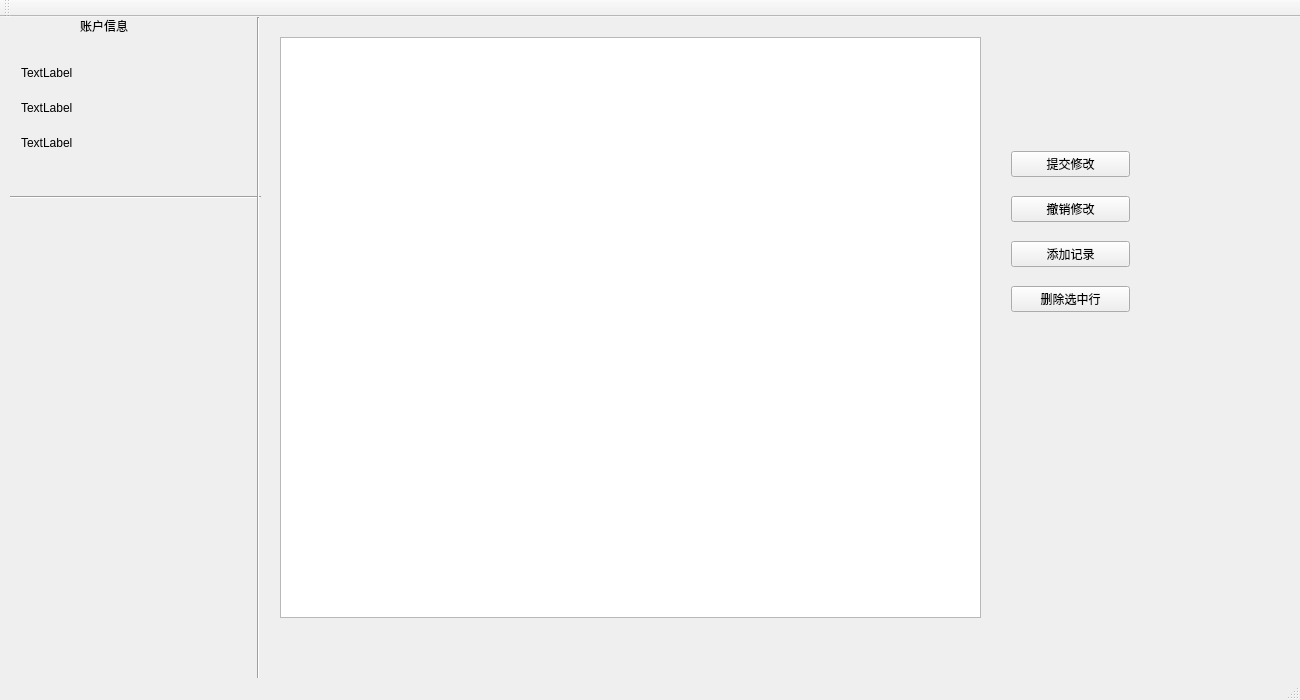
<?xml version="1.0" encoding="UTF-8"?>
<ui version="4.0">
 <class>MainWindow</class>
 <widget class="QMainWindow" name="MainWindow">
  <property name="enabled">
   <bool>true</bool>
  </property>
  <property name="geometry">
   <rect>
    <x>0</x>
    <y>0</y>
    <width>1300</width>
    <height>700</height>
   </rect>
  </property>
  <property name="mouseTracking">
   <bool>false</bool>
  </property>
  <property name="windowTitle">
   <string>MainWindow</string>
  </property>
  <property name="layoutDirection">
   <enum>Qt::LeftToRight</enum>
  </property>
  <widget class="QWidget" name="centralWidget">
   <widget class="QWidget" name="widget" native="true">
    <property name="geometry">
     <rect>
      <x>270</x>
      <y>0</y>
      <width>1021</width>
      <height>631</height>
     </rect>
    </property>
    <property name="autoFillBackground">
     <bool>true</bool>
    </property>
    <widget class="QTableView" name="tableView">
     <property name="geometry">
      <rect>
       <x>10</x>
       <y>20</y>
       <width>701</width>
       <height>581</height>
      </rect>
     </property>
     <property name="autoFillBackground">
      <bool>true</bool>
     </property>
    </widget>
    <widget class="QLabel" name="table_name">
     <property name="geometry">
      <rect>
       <x>320</x>
       <y>10</y>
       <width>67</width>
       <height>17</height>
      </rect>
     </property>
     <property name="text">
      <string/>
     </property>
    </widget>
    <widget class="QWidget" name="verticalLayoutWidget_2">
     <property name="geometry">
      <rect>
       <x>730</x>
       <y>110</y>
       <width>141</width>
       <height>211</height>
      </rect>
     </property>
     <layout class="QVBoxLayout" name="verticalLayout_3">
      <item>
       <widget class="QPushButton" name="pB_submit">
        <property name="text">
         <string>提交修改</string>
        </property>
       </widget>
      </item>
      <item>
       <widget class="QPushButton" name="pB_cancel">
        <property name="text">
         <string>撤销修改</string>
        </property>
       </widget>
      </item>
      <item>
       <widget class="QPushButton" name="pB_add">
        <property name="text">
         <string>添加记录</string>
        </property>
       </widget>
      </item>
      <item>
       <widget class="QPushButton" name="pB_delete">
        <property name="text">
         <string>删除选中行</string>
        </property>
       </widget>
      </item>
     </layout>
    </widget>
   </widget>
   <widget class="QLabel" name="label">
    <property name="geometry">
     <rect>
      <x>80</x>
      <y>0</y>
      <width>67</width>
      <height>17</height>
     </rect>
    </property>
    <property name="text">
     <string>账户信息</string>
    </property>
   </widget>
   <widget class="QWidget" name="verticalLayoutWidget">
    <property name="geometry">
     <rect>
      <x>10</x>
      <y>210</y>
      <width>241</width>
      <height>221</height>
     </rect>
    </property>
    <layout class="QVBoxLayout" name="verticalLayout_2"/>
   </widget>
   <widget class="QWidget" name="layoutWidget">
    <property name="geometry">
     <rect>
      <x>10</x>
      <y>30</y>
      <width>241</width>
      <height>121</height>
     </rect>
    </property>
    <layout class="QVBoxLayout" name="verticalLayout">
     <item>
      <widget class="QLabel" name="label_1">
       <property name="text">
        <string>TextLabel</string>
       </property>
      </widget>
     </item>
     <item>
      <widget class="QLabel" name="label_2">
       <property name="text">
        <string>TextLabel</string>
       </property>
      </widget>
     </item>
     <item>
      <widget class="QLabel" name="label_3">
       <property name="text">
        <string>TextLabel</string>
       </property>
      </widget>
     </item>
    </layout>
   </widget>
   <widget class="Line" name="line">
    <property name="geometry">
     <rect>
      <x>10</x>
      <y>170</y>
      <width>251</width>
      <height>20</height>
     </rect>
    </property>
    <property name="orientation">
     <enum>Qt::Horizontal</enum>
    </property>
   </widget>
   <widget class="Line" name="line_2">
    <property name="geometry">
     <rect>
      <x>250</x>
      <y>0</y>
      <width>16</width>
      <height>711</height>
     </rect>
    </property>
    <property name="orientation">
     <enum>Qt::Vertical</enum>
    </property>
   </widget>
  </widget>
  <widget class="QMenuBar" name="menuBar">
   <property name="geometry">
    <rect>
     <x>0</x>
     <y>0</y>
     <width>1300</width>
     <height>25</height>
    </rect>
   </property>
  </widget>
  <widget class="QToolBar" name="mainToolBar">
   <attribute name="toolBarArea">
    <enum>TopToolBarArea</enum>
   </attribute>
   <attribute name="toolBarBreak">
    <bool>false</bool>
   </attribute>
  </widget>
  <widget class="QStatusBar" name="statusBar"/>
 </widget>
 <layoutdefault spacing="6" margin="11"/>
 <resources/>
 <connections/>
</ui>
